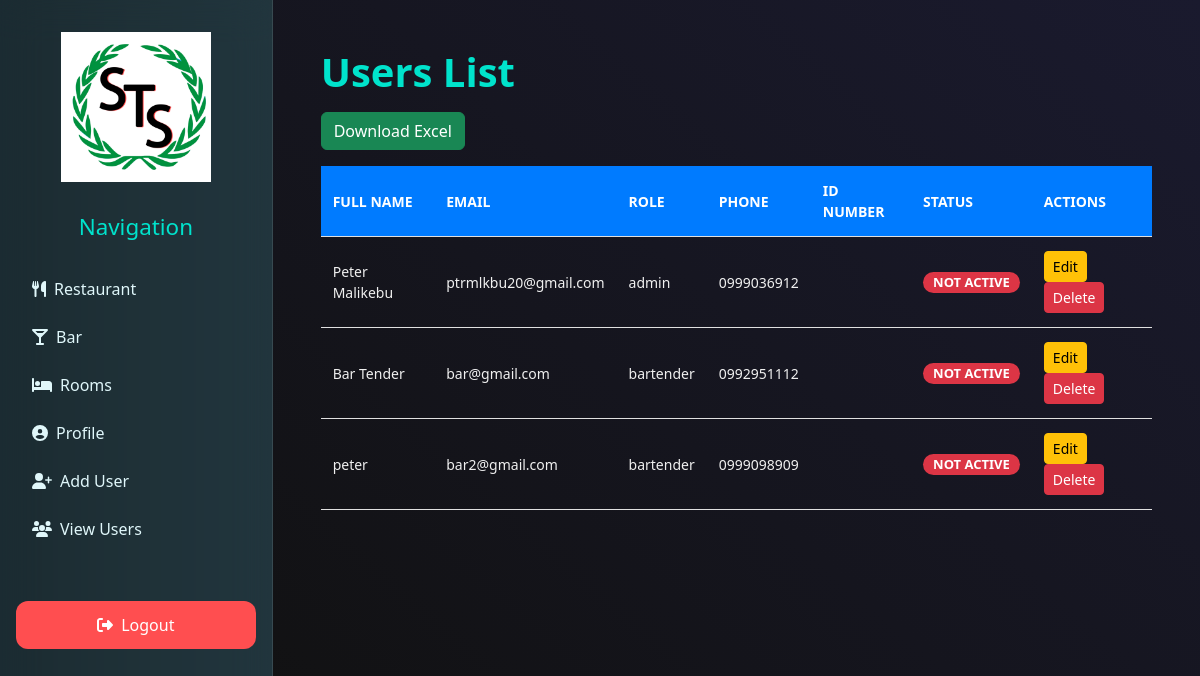
The page /view_users (signed in) on the database its author committed.
### backend/models.py (models this page shows, shortened)
class User(db.Model):
    __tablename__ = 'users'
    id = db.Column(db.Integer, primary_key=True, autoincrement=True)  # Use integer IDs
    username = db.Column(db.String(50), nullable=False)
    email = db.Column(db.String(100), unique=True, nullable=False)
    password = db.Column(db.String(200), nullable=False)
    role = db.Column(db.String(20), default='user')  # Possible values: 'user', 'admin'
    phone = db.Column(db.String(15), nullable=True)
    created_at = db.Column(db.DateTime, default=datetime.utcnow)
    is_active = db.Column(db.Boolean, default=False)

### backend/routes.py (the view)
@main.route('/view_users')
@login_required
def view_users():
    if session.get('user_role') != 'admin':
        flash('Access denied!', 'error')
        return redirect(url_for('main.dashboard'))
    users = User.query.all()
    return render_template('view_users.html', users=users)

### backend/routes.py (called while the page is built)
def login_required(f):
    @wraps(f)
    def decorated_function(*args, **kwargs):
        print("Session:", session)  # Debugging line
        if 'user_id' not in session:
            flash('You must be logged in to access this page.', 'error')
            return redirect(url_for('main.login'))
        return f(*args, **kwargs)
    return decorated_function

### frontend/templates/view_users.html (shortened to what this page needs)
{% extends 'dashboard.html' %}
{% block content %}
<h2>Users List</h2>
<a href="{{ url_for('main.export_users') }}" class="btn btn-success mb-3">Download Excel</a>
<div class="clid-section">
    <div class="table-container">
        <table class="users-table">
            <thead>
                <tr>
                    <th>Full Name</th>
                    <th>Email</th>
                    <th>Role</th>
                    <th>Phone</th>
                    <th>ID Number</th>
                    <th>Status</th>
                    <th>Actions</th>
                </tr>
            </thead>
            <tbody>
                {% for user in users %}
                <tr>
                    <td>{{ user.username }}</td>
                    <td>{{ user.email }}</td>
                    <td>{{ user.role }}</td>
                    <td>{{ user.phone }}</td>
                    <td>{{ user.id_number }}</td>
                    <td>
                        {% if user.is_active %}
                            <span class="badge bg-success">Active</span>
                        {% else %}
                            <span class="badge bg-danger">Not Active</span>
                        {% endif %}
                    </td>
                    <td>
                        <a href="{{ url_for('main.edit_user', user_id=user.id) }}" class="btn btn-warning btn-sm">Edit</a>
                        <form action="{{ url_for('main.delete_user', user_id=user.id) }}" method="POST" style="display:inline;">
                            <button type="submit" class="btn btn-danger btn-sm" onclick="return confirm('Are you sure you want to delete this user?')">Delete</button>
                        </form>
                    </td>
                </tr>
                {% endfor %}
            </tbody>
        </table>
    </div>
</div>
{% endblock %}

### frontend/templates/dashboard.html (shortened to what this page needs)
<!DOCTYPE html>
<html lang="en">
<head>
    <link href="https://cdn.jsdelivr.net/npm/bootstrap@5.3.2/dist/css/bootstrap.min.css" rel="stylesheet">
    <link href="https://cdnjs.cloudflare.com/ajax/libs/font-awesome/6.5.0/css/all.min.css" rel="stylesheet">
</head>
<body>
    <div class="dashboard-layout">
        <div class="sidebar">
            <div class="logo">
                <img src="{{ url_for('static', filename='images/logo.png') }}" alt="St. Thomas Square Logo">
            </div>
            <h3 class="neon-glow">Navigation</h3>
            <ul class="sidebar-links">
                <li><a href="{{ url_for('main.restaurant_menu') }}"><i class="fas fa-utensils me-2"></i>Restaurant</a></li>
                <li><a href="{{ url_for('main.bar_menu') }}"><i class="fas fa-glass-martini-alt me-2"></i>Bar</a></li>
                <li><a href="{{ url_for('main.room_list') }}"><i class="fas fa-bed me-2"></i>Rooms</a></li>
                <li><a href="{{ url_for('main.profile') }}"><i class="fas fa-user-circle me-2"></i>Profile</a></li>
                {% if session.get('user_role') == 'admin' %}
                    <li><a href="{{ url_for('main.add_user_page') }}"><i class="fas fa-user-plus me-2"></i>Add User</a></li>
                    <li><a href="{{ url_for('main.view_users') }}"><i class="fas fa-users me-2"></i>View Users</a></li>
                {% endif %}
            </ul>
            <form action="{{ url_for('main.logout') }}" method="POST">
                <button type="submit" class="logout-button"><i class="fas fa-sign-out-alt me-2"></i>Logout</button>
            </form>
        </div>
        <div class="main-content">
            {% block content %}{% endblock %}
        </div>
    </div>
</body>
</html>

### frontend/templates/dashboard.html (style rules this page uses)
body { margin: 0; font-family: 'Segoe UI', Tahoma, Geneva, Verdana, sans-serif; background: linear-gradient(to right, #0f2027, #203a43, #2c5364); color: #f5f5f5; overflow-x: hidden; }
.dashboard-layout { display: flex; min-height: 100vh; }
.sidebar { width: 280px; background: rgba(255, 255, 255, 0.05); backdrop-filter: blur(20px); border-right: 1px solid rgba(255, 255, 255, 0.1); padding: 2rem 1rem; position: relative; }
.sidebar .logo img { max-width: 150px; display: block; margin: 0 auto 2rem; }
.sidebar h3 { text-align: center; font-size: 1.4rem; color: #00e3cc; margin-bottom: 1.5rem; }
.sidebar-links { list-style: none; padding-left: 0; }
.sidebar-links a { display: block; padding: 0.75rem 1rem; color: #e0f7fa; border-radius: 12px; text-decoration: none; font-size: 1rem; transition: all 0.3s; }
.logout-button { background-color: #ff4e50; color: #fff; border: none; padding: 0.75rem; border-radius: 12px; font-size: 1rem; width: 100%; margin-top: 2rem; transition: background 0.3s; }
.main-content { flex-grow: 1; padding: 3rem; background: linear-gradient(to top right, #111, #1a1a2e); color: #f0f0f0; }
.main-content h2 { font-size: 2.5rem; font-weight: 700; margin-bottom: 1rem; color: #00e3cc; }
.neon-glow { animation: glow 2s infinite alternate; }

### frontend/templates/view_users.html (style rules this page uses)
.users-table { width: 100%; border-collapse: collapse; min-width: 800px; }
.users-table th, .users-table td { padding: 14px 12px; border-bottom: 1px solid #e0e0e0; text-align: left; font-size: 14px; }
.users-table th { background-color: #007bff; color: #fff; text-transform: uppercase; font-weight: 600; }
.badge { display: inline-block; padding: 4px 10px; border-radius: 20px; font-size: 13px; font-weight: 600; text-transform: uppercase; }

### rows shown on the page
User: username "Peter Malikebu", email "ptrmlkbu20@gmail.com", role "admin", phone "0999036912", is_active "NOT ACTIVE"
User: username "Bar Tender", email "bar@gmail.com", role "bartender", phone "0992951112", is_active "NOT ACTIVE"
User: username "peter", email "bar2@gmail.com", role "bartender", phone "0999098909", is_active "NOT ACTIVE"
